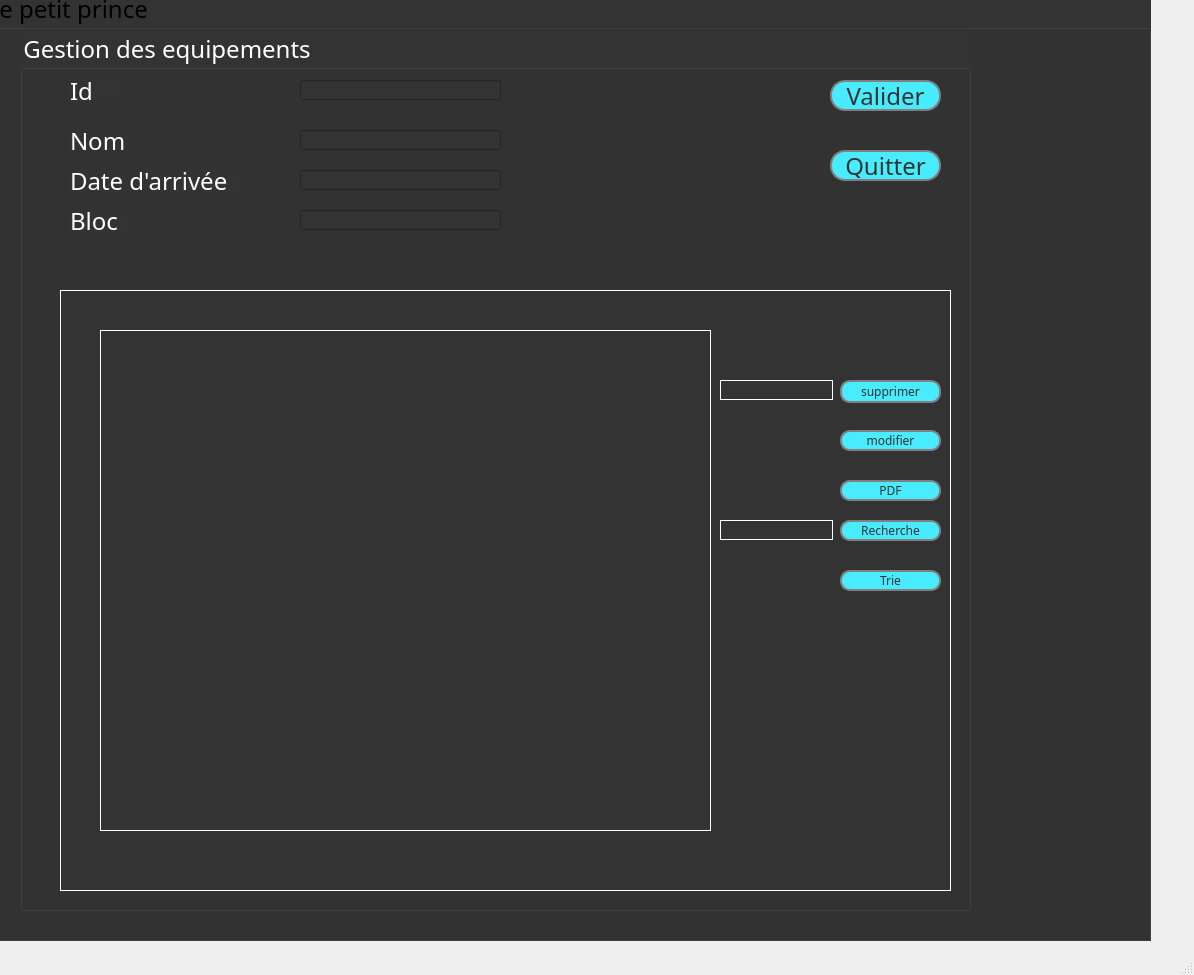
<?xml version="1.0" encoding="UTF-8"?>
<ui version="4.0">
 <class>equip</class>
 <widget class="QMainWindow" name="equip">
  <property name="geometry">
   <rect>
    <x>0</x>
    <y>0</y>
    <width>1194</width>
    <height>975</height>
   </rect>
  </property>
  <property name="windowTitle">
   <string>MainWindow</string>
  </property>
  <widget class="QWidget" name="centralwidget">
   <widget class="QGroupBox" name="groupBox">
    <property name="geometry">
     <rect>
      <x>-10</x>
      <y>-10</y>
      <width>1161</width>
      <height>951</height>
     </rect>
    </property>
    <property name="styleSheet">
     <string notr="true">*{
font-family: century gothic;
font-size:24px
}
*{
background:#333;
}
</string>
    </property>
    <property name="title">
     <string>le petit prince</string>
    </property>
    <widget class="QGroupBox" name="groupBox_2">
     <property name="geometry">
      <rect>
       <x>30</x>
       <y>40</y>
       <width>951</width>
       <height>881</height>
      </rect>
     </property>
     <property name="styleSheet">
      <string notr="true">color:white;</string>
     </property>
     <property name="title">
      <string>Gestion des equipements</string>
     </property>
     <widget class="QLabel" name="label">
      <property name="geometry">
       <rect>
        <x>50</x>
        <y>50</y>
        <width>51</width>
        <height>21</height>
       </rect>
      </property>
      <property name="styleSheet">
       <string notr="true">color:white;</string>
      </property>
      <property name="text">
       <string>Id</string>
      </property>
     </widget>
     <widget class="QLabel" name="label_2">
      <property name="geometry">
       <rect>
        <x>50</x>
        <y>100</y>
        <width>61</width>
        <height>21</height>
       </rect>
      </property>
      <property name="styleSheet">
       <string notr="true">color:white;</string>
      </property>
      <property name="text">
       <string>Nom</string>
      </property>
     </widget>
     <widget class="QLabel" name="label_3">
      <property name="geometry">
       <rect>
        <x>50</x>
        <y>140</y>
        <width>171</width>
        <height>21</height>
       </rect>
      </property>
      <property name="styleSheet">
       <string notr="true">color:white;</string>
      </property>
      <property name="text">
       <string>Date d'arrivée</string>
      </property>
     </widget>
     <widget class="QLabel" name="label_4">
      <property name="geometry">
       <rect>
        <x>50</x>
        <y>180</y>
        <width>61</width>
        <height>21</height>
       </rect>
      </property>
      <property name="styleSheet">
       <string notr="true">color:white;</string>
      </property>
      <property name="text">
       <string>Bloc</string>
      </property>
     </widget>
     <widget class="QLineEdit" name="lineEdit">
      <property name="geometry">
       <rect>
        <x>280</x>
        <y>50</y>
        <width>201</width>
        <height>20</height>
       </rect>
      </property>
     </widget>
     <widget class="QLineEdit" name="lineEdit_2">
      <property name="geometry">
       <rect>
        <x>280</x>
        <y>100</y>
        <width>201</width>
        <height>20</height>
       </rect>
      </property>
     </widget>
     <widget class="QLineEdit" name="lineEdit_3">
      <property name="geometry">
       <rect>
        <x>280</x>
        <y>140</y>
        <width>201</width>
        <height>20</height>
       </rect>
      </property>
     </widget>
     <widget class="QLineEdit" name="lineEdit_4">
      <property name="geometry">
       <rect>
        <x>280</x>
        <y>180</y>
        <width>201</width>
        <height>20</height>
       </rect>
      </property>
     </widget>
     <widget class="QFrame" name="frame">
      <property name="geometry">
       <rect>
        <x>40</x>
        <y>260</y>
        <width>891</width>
        <height>601</height>
       </rect>
      </property>
      <property name="styleSheet">
       <string notr="true">*{
background:#333;
border: 1px solid white ;
}
</string>
      </property>
      <property name="frameShape">
       <enum>QFrame::StyledPanel</enum>
      </property>
      <property name="frameShadow">
       <enum>QFrame::Raised</enum>
      </property>
      <widget class="QTableView" name="tableView">
       <property name="geometry">
        <rect>
         <x>40</x>
         <y>40</y>
         <width>611</width>
         <height>501</height>
        </rect>
       </property>
       <property name="styleSheet">
        <string notr="true">color:#49ebff;</string>
       </property>
      </widget>
      <widget class="QPushButton" name="pushButton_3">
       <property name="geometry">
        <rect>
         <x>780</x>
         <y>90</y>
         <width>101</width>
         <height>23</height>
        </rect>
       </property>
       <property name="styleSheet">
        <string notr="true">QPushButton
{
background:#49ebff ; 
border-radius:10px; 
color:#333; 
border: 2px solid gray ;
padding: 0.5px;
font-size: 12px;
}
QPushButton:hover
{
color:#333; 
border-radius:10px;
background:#c7cf00;
border: 2px solid gray ;
padding: 0.8px;
}</string>
       </property>
       <property name="text">
        <string>supprimer</string>
       </property>
      </widget>
      <widget class="QPushButton" name="pushButton_4">
       <property name="geometry">
        <rect>
         <x>780</x>
         <y>140</y>
         <width>101</width>
         <height>21</height>
        </rect>
       </property>
       <property name="styleSheet">
        <string notr="true">QPushButton
{
background:#49ebff ; 
border-radius:10px; 
color:#333; 
border: 2px solid gray ;
padding: 0.8px;
font-size: 12px
}
QPushButton:hover
{
color:#333; 
border-radius:10px;
background:#c7cf00;
border: 2px solid gray ;
padding: 0.8px;
}</string>
       </property>
       <property name="text">
        <string>modifier</string>
       </property>
      </widget>
      <widget class="QLineEdit" name="lineEdit_5">
       <property name="geometry">
        <rect>
         <x>660</x>
         <y>90</y>
         <width>113</width>
         <height>20</height>
        </rect>
       </property>
      </widget>
      <widget class="QPushButton" name="pushButton_5">
       <property name="geometry">
        <rect>
         <x>780</x>
         <y>190</y>
         <width>101</width>
         <height>21</height>
        </rect>
       </property>
       <property name="styleSheet">
        <string notr="true">QPushButton
{
background:#49ebff ; 
border-radius:10px; 
color:#333; 
border: 2px solid gray ;
padding: 0.8px;
font-size: 12px
}
QPushButton:hover
{
color:#333; 
border-radius:10px;
background:#c7cf00;
border: 2px solid gray ;
padding: 0.8px;
}</string>
       </property>
       <property name="text">
        <string>PDF</string>
       </property>
      </widget>
      <widget class="QPushButton" name="pushButton_6">
       <property name="geometry">
        <rect>
         <x>780</x>
         <y>230</y>
         <width>101</width>
         <height>21</height>
        </rect>
       </property>
       <property name="styleSheet">
        <string notr="true">QPushButton
{
background:#49ebff ; 
border-radius:10px; 
color:#333; 
border: 2px solid gray ;
padding: 0.8px;
font-size: 12px
}
QPushButton:hover
{
color:#333; 
border-radius:10px;
background:#c7cf00;
border: 2px solid gray ;
padding: 0.8px;
}</string>
       </property>
       <property name="text">
        <string>Recherche</string>
       </property>
      </widget>
      <widget class="QLineEdit" name="lineEdit_7">
       <property name="geometry">
        <rect>
         <x>660</x>
         <y>230</y>
         <width>113</width>
         <height>20</height>
        </rect>
       </property>
      </widget>
      <widget class="QPushButton" name="pushButton_7">
       <property name="geometry">
        <rect>
         <x>780</x>
         <y>280</y>
         <width>101</width>
         <height>21</height>
        </rect>
       </property>
       <property name="styleSheet">
        <string notr="true">QPushButton
{
background:#49ebff ; 
border-radius:10px; 
color:#333; 
border: 2px solid gray ;
padding: 0.8px;
font-size: 12px
}
QPushButton:hover
{
color:#333; 
border-radius:10px;
background:#c7cf00;
border: 2px solid gray ;
padding: 0.8px;
}</string>
       </property>
       <property name="text">
        <string>Trie</string>
       </property>
      </widget>
     </widget>
     <widget class="QPushButton" name="pushButton_2">
      <property name="geometry">
       <rect>
        <x>810</x>
        <y>50</y>
        <width>111</width>
        <height>31</height>
       </rect>
      </property>
      <property name="styleSheet">
       <string notr="true">QPushButton
{
background:#49ebff ; 
border-radius:15px; 
color:#333; 
border: 2px solid gray ;
padding: 0.8px;
}
QPushButton:hover
{
color:#333; 
border-radius:15px;
background:#c7cf00;
border: 2px solid gray ;
padding: 0.8px;
}</string>
      </property>
      <property name="text">
       <string>Valider</string>
      </property>
     </widget>
     <widget class="QPushButton" name="pushButton">
      <property name="geometry">
       <rect>
        <x>810</x>
        <y>120</y>
        <width>111</width>
        <height>31</height>
       </rect>
      </property>
      <property name="styleSheet">
       <string notr="true">QPushButton
{
background:#49ebff ; 
border-radius:15px; 
color:#333; 
border: 2px solid gray ;
padding: 0.8px;
}
QPushButton:hover
{
color:#333; 
border-radius:15px;
background:#c7cf00;
border: 2px solid gray ;
padding: 0.8px;
}</string>
      </property>
      <property name="text">
       <string>Quitter</string>
      </property>
     </widget>
    </widget>
   </widget>
  </widget>
  <widget class="QMenuBar" name="menubar">
   <property name="geometry">
    <rect>
     <x>0</x>
     <y>0</y>
     <width>1194</width>
     <height>22</height>
    </rect>
   </property>
  </widget>
  <widget class="QStatusBar" name="statusbar"/>
 </widget>
 <resources/>
 <connections>
  <connection>
   <sender>pushButton</sender>
   <signal>clicked()</signal>
   <receiver>groupBox</receiver>
   <slot>close()</slot>
   <hints>
    <hint type="sourcelabel">
     <x>881</x>
     <y>182</y>
    </hint>
    <hint type="destinationlabel">
     <x>1123</x>
     <y>167</y>
    </hint>
   </hints>
  </connection>
 </connections>
</ui>
